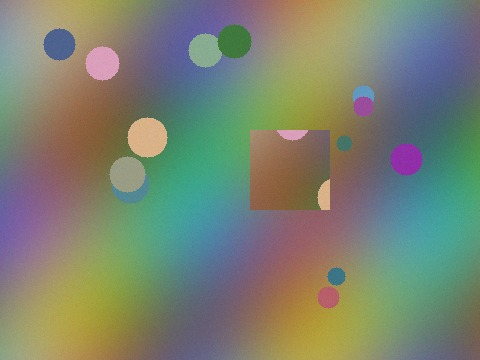
#> input picture samples/cloned_region.jpg, 480 x 360 px
$ python -i clahe.py   (imports and definitions only)
#> lines starting #> are read from the running program, lines starting #| are printed output that depends on the picture
"""
CLAHE - Contrast Limited Adaptive Histogram Equalization.

Inspired by Amped FIVE's adaptive contrast enhancement for low-quality CCTV footage.
"""

from typing import Sequence, Union, Tuple
import numpy as np
import cv2


# The colour strategies this filter implements. Named here rather than only
# in the if-chain below so a front end can offer exactly these: histogram
# equalization implements a different set, and a shared list offers both
# filters options that one of them rejects.
COLOR_MODES = ('lab', 'hsv', 'yuv', 'channelwise', 'luminance')

# Of those, the ones OpenCV can run without dropping to 8 bits. cvtColor
# rejects CV_16U for LAB and HSV, so a 10- or 12-bit source cannot go through
# those two with its precision intact; the rest convert and equalize at 16.
SIXTEEN_BIT_MODES = ('yuv', 'channelwise', 'luminance')


def apply_clahe(
    image: np.ndarray,
    clip_limit: float = 2.0,
    tile_grid_size: Union[int, Tuple[int, int]] = 8,
    color_mode: str = 'lab',
) -> np.ndarray:
    """
    Apply CLAHE (Contrast Limited Adaptive Histogram Equalization).

    Args:
        image: Input image (RGB, RGBA, or grayscale). uint16 is equalized at
               16 bits; see SIXTEEN_BIT_MODES for the colour modes that allow it
        clip_limit: Threshold for contrast limiting (higher = more contrast)
        tile_grid_size: Size of grid for histogram equalization.
                        If int, creates square tiles (e.g., 8 -> 8x8).
                        If tuple, specifies (rows, cols) tiles.
        color_mode: Strategy for color images:
            - 'lab': Convert to LAB, apply CLAHE to L channel (recommended)
            - 'hsv': Convert to HSV, apply CLAHE to V channel
            - 'yuv': Convert to YUV, apply CLAHE to Y channel
            - 'luminance': Equalize the grayscale luma, write it back as Y
              (within 1/255 of 'yuv'; see the note on the branch)
            - 'channelwise': Apply CLAHE to each RGB channel separately

    Returns:
        Enhanced image with same number of channels as input

    Example:
        >>> enhanced = apply_clahe(dark_image, clip_limit=3.0, tile_grid_size=8)
    """
    if image is None or image.size == 0:
        raise ValueError("Input image is empty")

    is_gray = image.ndim == 2 or (image.ndim == 3 and image.shape[2] == 1)

    # A 10- or 12-bit source arrives as uint16, and OpenCV equalizes that
    # directly. Casting it to uint8 would not just coarsen the image, it would
    # wrap: a 12-bit value of 4096 lands on 0, turning a bright pixel black
    # immediately before the step whose whole purpose is to stretch contrast.
    if image.dtype == np.uint16 and not is_gray and color_mode not in SIXTEEN_BIT_MODES:
        raise ValueError(
            f"color_mode {color_mode!r} cannot keep 16 bits: OpenCV's conversion "
            f"for it accepts 8-bit only. Use one of "
            f"{', '.join(SIXTEEN_BIT_MODES)} to preserve the source depth, or "
            f"convert the image to 8-bit first and accept the loss.")

    # Normalize tile grid size
    if isinstance(tile_grid_size, int):
        tile_grid_size = (tile_grid_size, tile_grid_size)
    tile_size = tuple(tile_grid_size)

    # Create CLAHE object
    clahe = cv2.createCLAHE(clipLimit=clip_limit, tileGridSize=tile_size)

    # Handle grayscale
    if is_gray:
        gray = image if image.dtype in (np.uint8, np.uint16) else image.astype(np.uint8)
        if gray.ndim == 3:
            gray = gray[:, :, 0]
        return clahe.apply(gray)

    # Handle color images
    image = image.copy() if image.dtype in (np.uint8, np.uint16) else image.astype(np.uint8)
    has_alpha = image.shape[2] == 4 if image.ndim == 3 else False

    if has_alpha:
        rgb = image[:, :, :3]
        alpha = image[:, :, 3:4]
    else:
        rgb = image
        alpha = None

    if color_mode == 'lab':
        lab = cv2.cvtColor(rgb, cv2.COLOR_RGB2LAB)
        lab[:, :, 0] = clahe.apply(lab[:, :, 0])
        result = cv2.cvtColor(lab, cv2.COLOR_LAB2RGB)

    elif color_mode == 'hsv':
        hsv = cv2.cvtColor(rgb, cv2.COLOR_RGB2HSV)
        hsv[:, :, 2] = clahe.apply(hsv[:, :, 2])
        result = cv2.cvtColor(hsv, cv2.COLOR_HSV2RGB)

    elif color_mode == 'yuv':
        yuv = cv2.cvtColor(rgb, cv2.COLOR_RGB2YUV)
        yuv[:, :, 0] = clahe.apply(yuv[:, :, 0])
        result = cv2.cvtColor(yuv, cv2.COLOR_YUV2RGB)

    elif color_mode == 'channelwise':
        result = np.zeros_like(rgb)
        for c in range(3):
            result[:, :, c] = clahe.apply(rgb[:, :, c])

    # Very nearly 'yuv', and deliberately not merged with it. RGB2GRAY and the
    # Y of RGB2YUV are the same BT.601 combination but round differently: over
    # the validation corpus they disagree by 1 on 400 pixels in 35.6M (0.001%),
    # which CLAHE then amplifies to as much as 4/255 in the output. Neither
    # rounding is the correct one, so collapsing these two branches would buy a
    # few lines at the price of changing what an existing preset replays.
    elif color_mode == 'luminance':
        gray = cv2.cvtColor(rgb, cv2.COLOR_RGB2GRAY)
        equalized = clahe.apply(gray)
        yuv = cv2.cvtColor(rgb, cv2.COLOR_RGB2YUV)
        yuv[:, :, 0] = equalized
        result = cv2.cvtColor(yuv, cv2.COLOR_YUV2RGB)

    else:
        raise ValueError(
            f"Unknown color_mode: {color_mode}. "
            f"Expected one of: {', '.join(COLOR_MODES)}")

    if has_alpha and alpha is not None:
        result = np.concatenate([result, alpha], axis=2)

    return result


def apply_clahe_grid(
    image: np.ndarray,
    clip_limits: Union[float, Sequence[float]] = (1.0, 2.0, 3.0, 4.0),
    tile_grid_sizes: Union[int, Sequence[int]] = 8,
    color_mode: str = 'lab',
) -> np.ndarray:
    """
    Apply multiple CLAHE settings and return a grid comparison.
    Useful for finding optimal parameters (like Amped FIVE's preview).

    The noise an operator pays for a given clip_limit varies by a factor of
    1.4 to 1.9 from image to image, so the value that is right for one frame is
    not right for the next. Facing a slider, an operator keeps the default;
    facing this board, they choose a value they can justify.

    Args:
        image: Input image
        clip_limits: Clip limit values to try; a single value is accepted
        tile_grid_sizes: Grid sizes to try; a single value is accepted
        color_mode: Color processing mode

    Returns:
        Grid image showing all combinations, each labelled with its settings

    Example:
        >>> board = apply_clahe_grid(frame, clip_limits=[1.5, 2, 3])
    """
#> called with clip_limits = (1, 2, 3, 4), tile_grid_sizes = 8, color_mode = 'lab'
    import math

    # The registry passes whatever the parameter form parsed, and a form with
    # one value typed in it yields a scalar rather than a list of one
    if isinstance(clip_limits, (int, float)):
        clip_limits = [clip_limits]
    if isinstance(tile_grid_sizes, int):
        tile_grid_sizes = [tile_grid_sizes]

    combinations = [(c, t) for c in clip_limits for t in tile_grid_sizes]
    if not combinations:
        raise ValueError("Need at least one clip limit and one tile grid size")
    n = len(combinations)
    cols = math.ceil(math.sqrt(n))
    rows = math.ceil(n / cols)

    h, w = image.shape[:2]
#> h = 360; w = 480
    thumb_h, thumb_w = h // rows, w // cols
#> thumb_h = 180; thumb_w = 240

    grid = np.zeros((thumb_h * rows, thumb_w * cols, 3), dtype=np.uint8)

    # The board is a preview, labelled and read side by side, so it is rendered
    # at 8 bits even when the source is 16. The scale is taken from the source
    # once rather than per tile: normalizing each tile to its own range would
    # make them individually pretty and mutually incomparable, which is the one
    # thing a comparison board must not do. The filter itself still runs at the
    # source depth, so the settings chosen here apply at full precision.
    display_scale = 255.0 / max(int(image.max()), 1) if image.dtype != np.uint8 else None

    for idx, (clip, tile) in enumerate(combinations):
        enhanced = apply_clahe(image, clip_limit=clip, tile_grid_size=tile, color_mode=color_mode)
        if display_scale is not None:
            enhanced = np.clip(enhanced * display_scale, 0, 255).astype(np.uint8)
        if enhanced.ndim == 2:
            enhanced = cv2.cvtColor(enhanced, cv2.COLOR_GRAY2RGB)
        elif enhanced.shape[2] == 4:
            enhanced = enhanced[:, :, :3]

        thumb = cv2.resize(enhanced, (thumb_w, thumb_h))

        row = idx // cols
        col = idx % cols
        y1, y2 = row * thumb_h, (row + 1) * thumb_h
        x1, x2 = col * thumb_w, (col + 1) * thumb_w
        grid[y1:y2, x1:x2] = thumb

        # Label
        label = f"clip={clip}, tile={tile}"
        cv2.putText(grid, label, (x1 + 5, y1 + 20),
                    cv2.FONT_HERSHEY_SIMPLEX, 0.4, (255, 255, 255), 1)
#> this loop made 4 passes
#> pass 2, in apply_clahe (call 2), `result = cv2.cvtColor(lab, cv2.COLOR_LAB2RGB)`:
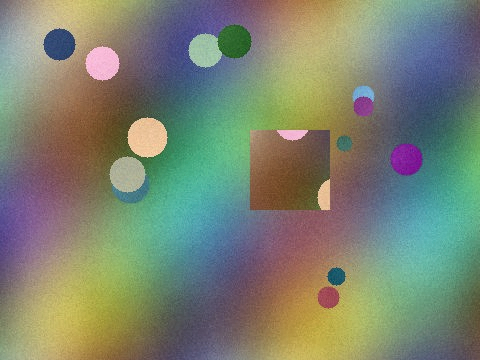
#> result: shape (360, 480, 3); mean R, G, B 123.1, 130.7, 113.2
#> after the loop:
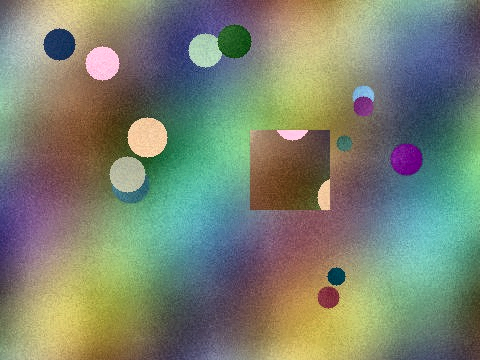
#> enhanced: shape (360, 480, 3); mean R, G, B 122.2, 130, 112.4
#> after the loop:
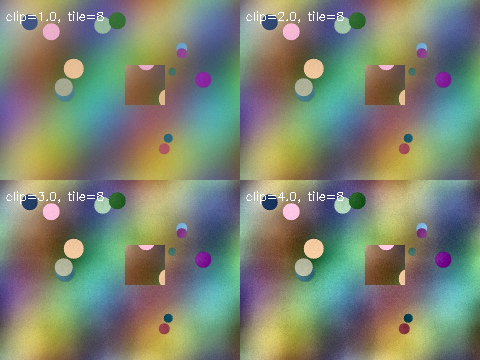
#> grid: shape (360, 480, 3); mean R, G, B 123.9, 131.5, 114

    return grid

>>> import cv2
>>> picture = cv2.cvtColor(cv2.imread('../../samples/cloned_region.jpg'), cv2.COLOR_BGR2RGB)
>>> result = apply_clahe_grid(picture)
